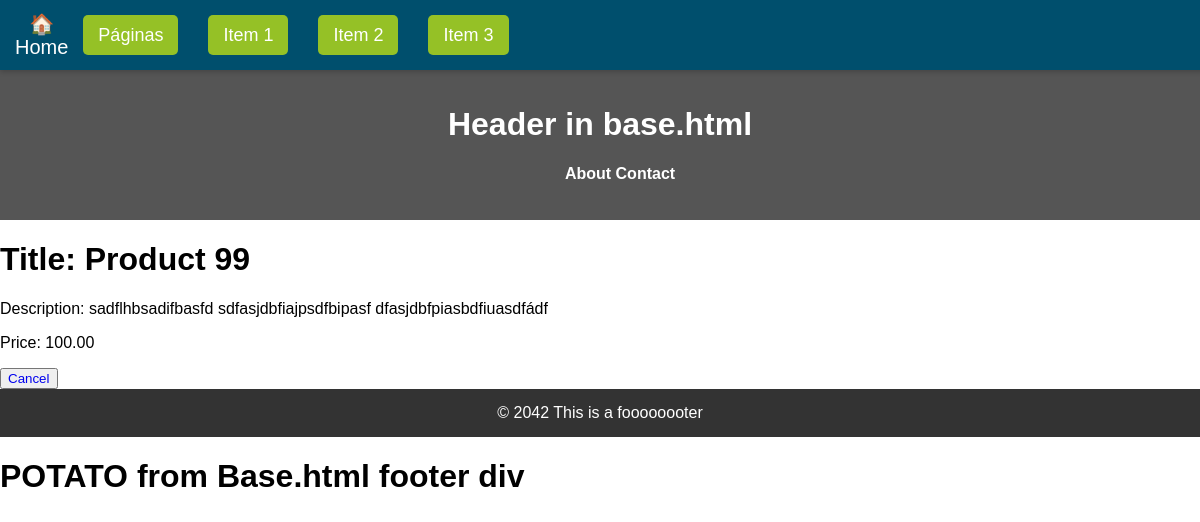
/productlist/productdetail/7/, run on the app's committed database.
### products/models.py (models this page shows, shortened)
class Product(models.Model):
    title       = models.CharField(max_length=120) #max_length is required
    description = models.TextField(blank=True, null=True)
    price       = models.DecimalField(max_digits=1000 ,decimal_places=2)
    summary     = models.TextField(blank=False, null=False)
    featured    = models.BooleanField(default=True) #I can set null=True default=True

### products/views.py (the view)
# urls.py: path('productdetail/<int:my_id>/', product_detail_view, name='productDetail'),
def product_detail_view(request, my_id):
    obj = get_object_or_404(Product, id=my_id) #This one is best one for this case
    context = {
        'object': obj
        }
    return render(request, 'products/product_detail.html', context)

### templates/products/product_detail.html
{% extends 'base.html' %}
{% block content %}
    <h1>Title: {{ object.title }} </h1>
    <p>Description: {{ object.description }} </p>
    <p>Price: {{ object.price }} </p>
    <button>
    <a style="text-decoration: none;" href="../../"> Cancel </a>
    </button>
{% endblock content %}

### templates/base.html (style rules this page uses)
body { padding-top: 70px; font-family: Verdana, Geneva, Tahoma, sans-serif }

### templates/navbar.html (style rules this page uses)
body { margin: 0; font-family:Verdana, Geneva, Tahoma, sans-serif; }

### data on the page
Product: title "Product 99", description "sadflhbsadifbasfd sdfasjdbfiajpsdfbipasf dfasjdbfpiasbdfiuasdfádf", price "100.00"
